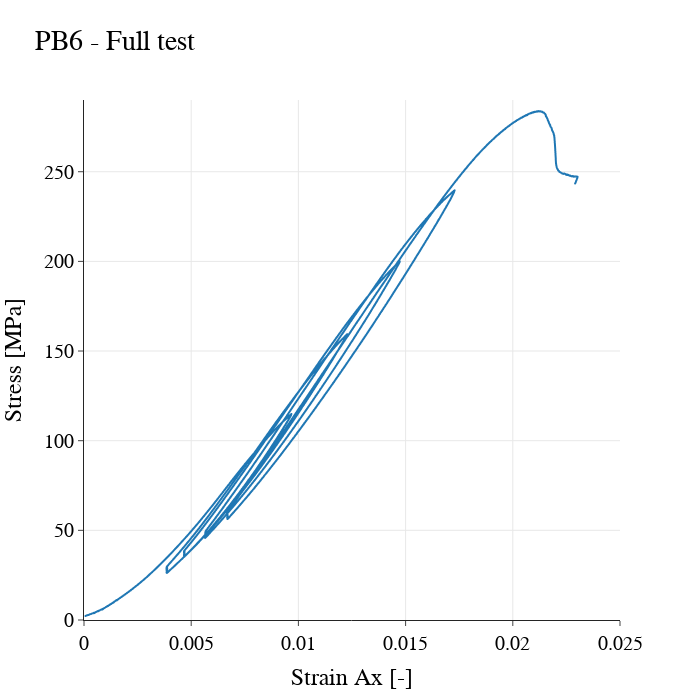

The cell this chart's notebook holds for it:
### Code cell
### PLOTTING
## Plot the data
fig = px.line(df_exp_PB, x = 'Strain Ax [-]', y = 'Stress [MPa]', hover_data=['Index'], width=700, height=700, title='PB6 - Full test', template="simple_white")
fig.update_yaxes(showgrid=True)
fig.update_xaxes(showgrid=True)
fig.update_layout(    yaxis=dict(range=[0, 290]),
    xaxis=dict(range=[0, 0.025]), # customize font and legend orientation & position
    font=dict(
        family="Times New Roman",
        size=20,
        color="Black"),
    legend=dict(title=None, orientation="h", y=1, yanchor="bottom", x=0.5, xanchor="center"))

fig.show()

### Figure 1 — Plotly figure (JSON) as saved in the notebook; plotly's stock layout.template omitted (floating-point values rounded to 4 significant figures; data arrays with more than 128 entries replaced by an {"elided": "..."} marker saying what was removed)
{"data": [{"customdata": {"elided": "6501x1 int values"}, "hovertemplate": "Strain Ax [-]=%{x}<br>Stress [MPa]=%{y}<br>Index=%{customdata[0]}<extra></extra>", "legendgroup": "", "line": {"color": "#1F77B4", "dash": "solid"}, "marker": {"symbol": "circle"}, "mode": "lines", "name": "", "showlegend": false, "type": "scattergl", "x": {"elided": "6501 float values"}, "xaxis": "x", "y": {"elided": "6501 float values"}, "yaxis": "y"}], "layout": {"font": {"color": "Black", "family": "Times New Roman", "size": 20}, "height": 700, "legend": {"orientation": "h", "title": {}, "tracegroupgap": 0, "x": 0.5, "xanchor": "center", "y": 1, "yanchor": "bottom"}, "title": {"text": "PB6 - Full test"}, "width": 700, "xaxis": {"anchor": "y", "domain": [0, 1], "range": [0, 0.025], "showgrid": true, "title": {"text": "Strain Ax [-]"}}, "yaxis": {"anchor": "x", "domain": [0, 1], "range": [0, 290], "showgrid": true, "title": {"text": "Stress [MPa]"}}}}
